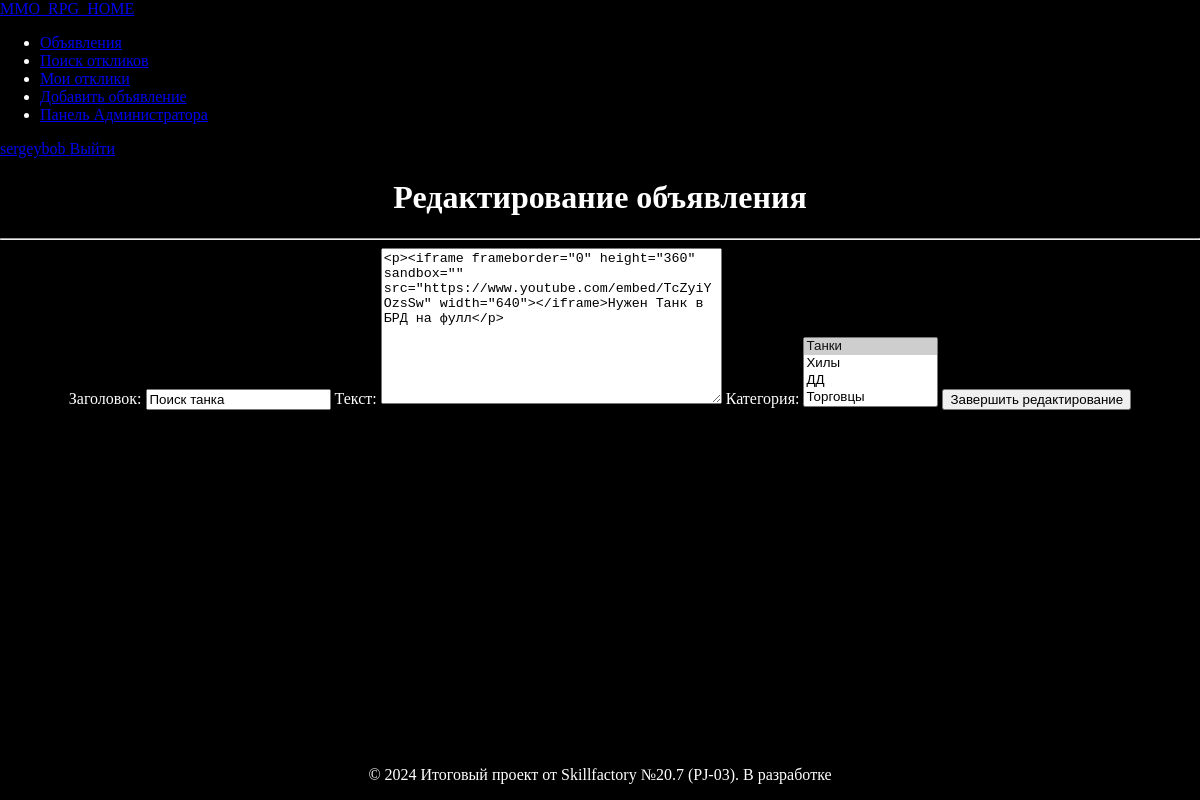
/edit/1/ (signed in), run on the app's committed database.
### mmonews/models.py (models this page shows, shortened)
class User(AbstractUser):
    code = models.CharField(max_length=15, blank=True, null=True)

class Post(models.Model):
    author = models.ForeignKey(User, on_delete=models.CASCADE)
    title = models.CharField(max_length=255, default='Заголовок')
    text = RichTextUploadingField()
    datetime_post = models.DateTimeField(auto_now_add=True)
    category = models.ManyToManyField(Category, through='PostCategory')

### mmonews/views.py (the view)
# urls.py: path('edit/<int:pk>/', PostUpdateView.as_view(), name='post_update'),
class PostUpdateView(LoginRequiredMixin, UpdateView):
    model = Post
    model_search = Post
    template_name = 'mmonews/post_edit.html'
    form_class = PostForm
    def get_object(self, **kwargs):
        my_id = self.kwargs.get('pk')
        return Post.objects.get(pk=my_id)

### mmonews/forms.py
class PostForm(ModelForm):
    class Meta:
        model = Post
        fields = ['title', 'text', 'category', ]
        labels = {
            'title': 'Заголовок',
            'text': 'Текст',
            'category': 'Категория',
        }

### mmonews/current_time.py (called while the page is built)
def get_current_time(request):
    return {'current_time': datetime.now()}

### mmonews/models.py (called while the page is built)
    def __str__(self):
        return self.name

### templates/mmonews/post_edit.html (shortened to what this page needs)
{% extends 'flatpages/default.html' %}
{% block content %}
    <div style="text-align: center;">
        <h1>Редактирование объявления</h1>
        <hr>
        <form method="POST">
            {{ form }}
            <input type="submit" class="btn btn-success" value="Завершить редактирование">
        </form>
    </div>
{% endblock content %}

### templates/flatpages/default.html (shortened to what this page needs)
<!DOCTYPE html>
{% load i18n %}
{% load tz %}
<html lang="en">
<head>
    {% load static %}
    <link href="{% static 'css/styles.css' %}" rel="stylesheet"/>
    <link rel="stylesheet" href="https://cdn.jsdelivr.net/npm/bootstrap-icons@1.11.2/font/bootstrap-icons.min.css">
    {% include 'flatpages/current_time.html' %}
</head>
<body>
<header class="p-3 text-bg-dark">
    <div class="container">
        <nav class="d-flex flex-wrap align-items-center justify-content-center justify-content-lg-start">
            <nav class="navbar bg-body-tertiary">
                <div class="container-fluid">
                    <a class="navbar-brand text-white text-start ms-0" href="/">
                        MMO_RPG_HOME
                    </a>
                </div>
            </nav>
            <ul class="nav col-12 col-lg-auto me-lg-auto mb-2 justify-content-center mb-md-0 text-center">
                <li><a href="/posts/" class="nav-link px-2 text-white">Объявления</a></li>
                <li><a href="/search_response/" class="nav-link px-2 text-white">Поиск откликов</a></li>
                <li><a href="/search_my_response/" class="nav-link px-2 text-white">Мои отклики</a></li>
                <li><a href="/create/" class="nav-link px-2 text-white">Добавить объявление</a></li>
                <li><a href="/admin/" class="nav-link px-2 text-white">Панель Администратора</a></li>
            </ul>
            <div class="text-end d-flex align-items-center">
                {% if request.user.username %}
                <a href="{% url 'personal_account' pk=request.user.id %}"
                   class="link-body-emphasis text-decoration-none show me-2 text-white"
                   data-bs-toggle="dropdown" aria-expanded="true">
                    {{ request.user.username }}
                </a>
                <a href="/accounts/logout/" class="btn btn-warning me-2">Выйти</a>
                {% else %}
                <a href="/accounts/login/" class="btn btn-outline-light me-2">Войти</a>
                <a href="/accounts/signup/" class="btn btn-warning">Регистрация</a>
                {% endif %}
            </div>
        </nav>
    </div>
</header>
<div class="container">
    <div class="row">
        <div class="col-lg-12">
            {% block content %}
            {% endblock content %}
        </div>
    </div>
</div>
{% include 'flatpages/back_to_top.html' %}
{% include 'flatpages/footer.html' %}
</body>
</html>

### data on the page
User: user.username "sergeybob"
Post: title "Поиск танка", text "<p><iframe frameborder=\"0\" height=\"360\" sandbox=\"\" src=\"https://www.youtube.com/embed/TcZyiYOzsSw\" width=\"640\"></iframe>Нужен Танк в БРД на фулл</p>"
